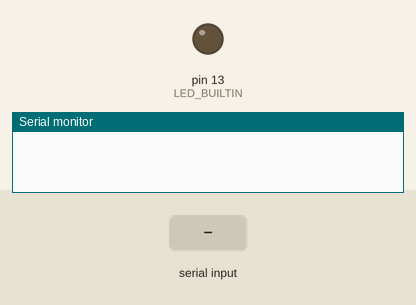
Recording of a sketch running on a simulated Arduino Uno, built with avr-gcc and run on an emulated ATmega328P. On the bench: output pins drawn as LEDs (lit = HIGH), the last lines printed to the serial monitor. Inputs (shaded band) come from the test bench.

Above: at 1.2 s.
1.3 s: "H" received over the second serial link
At 2.4 s:
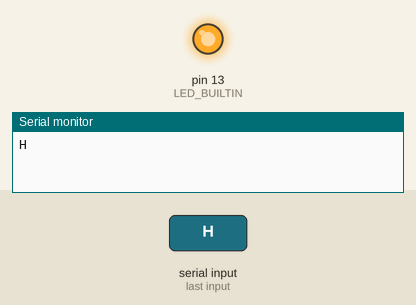
4.3 s: "L" received over the second serial link
At 4.7 s:
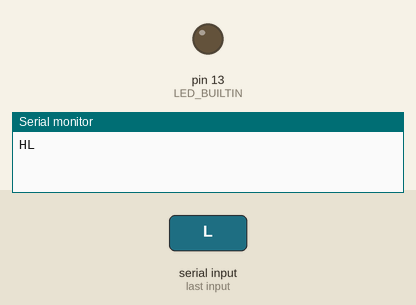
Timing chart, 0 to 7.3 s (numbered marks = the images above; inputs shaded):
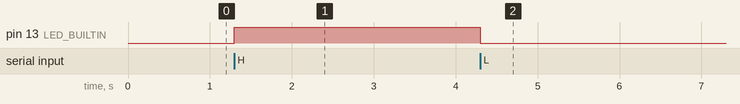

The sketch:

Control_Built_inLED_HC05.ino
```cpp
#include<SoftwareSerial.h>
SoftwareSerial mySerial(0,1);

void setup() {
  mySerial.begin(9600);
  Serial.begin(115200);

  pinMode(LED_BUILTIN, OUTPUT);
}

// the loop function runs over and over again forever
void loop() {

    if(mySerial.available()){
      char x = mySerial.read();
      switch (x) {
      case 'H':
      case 'h':
        digitalWrite(LED_BUILTIN, HIGH); // Turn the LED on
        break;
      case 'L':
      case 'l':
        digitalWrite(LED_BUILTIN, LOW); // Turn the LED off
        break;
    }
      Serial.print(x);
    }
}
```

Measured:
- after the input at 1.3 s, pin 13 (LED_BUILTIN): LOW → HIGH at once
- after the input at 4.3 s, pin 13 (LED_BUILTIN): HIGH → LOW at once
